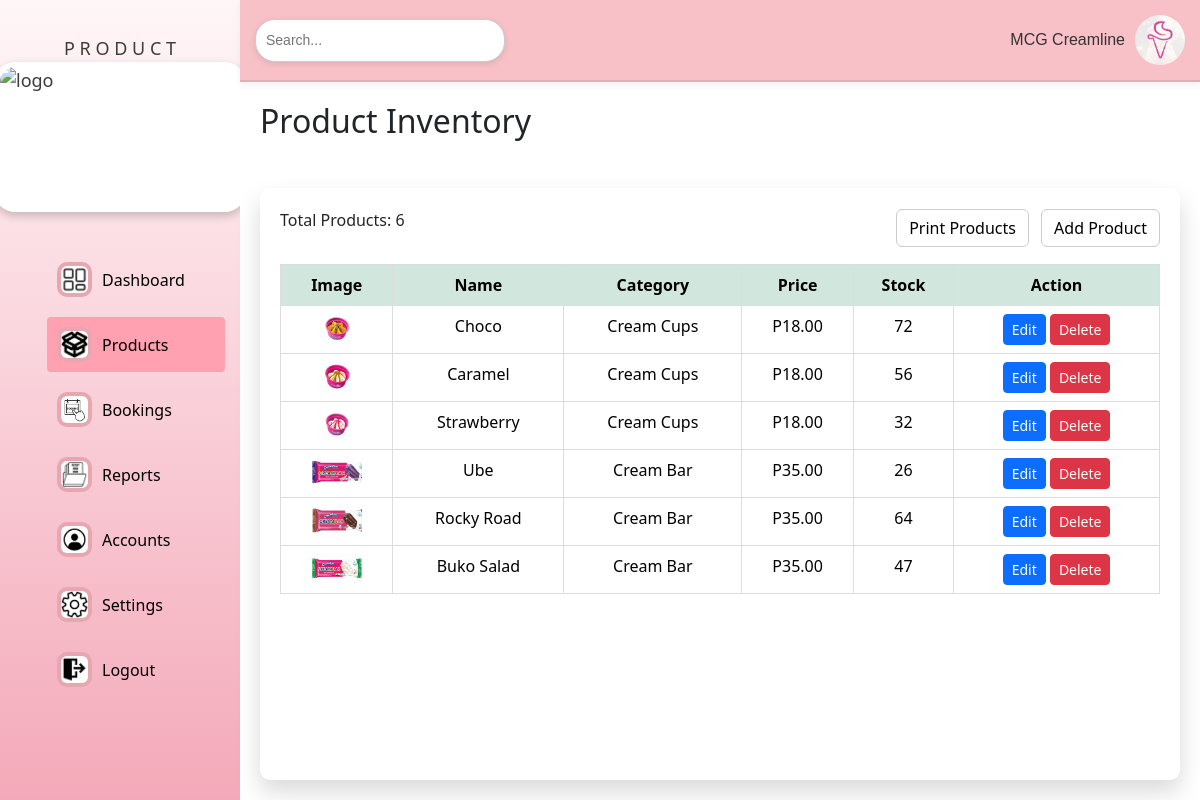
The page /Admin/products.php on the database its author committed.
### tables this page shows
CREATE TABLE `products` (
  `id` int(11) NOT NULL,
  `product_name` varchar(255) DEFAULT NULL,
  `category` varchar(255) DEFAULT NULL,
  `price` decimal(10,2) DEFAULT NULL,
  `stock` int(11) DEFAULT NULL,
  `image` varchar(255) DEFAULT NULL
);

### Admin/products.php (the view, shortened to what this page needs)
<?php
require '../includes/db.php';
$editMode=false; $editData=['id'=>0,'product_name'=>'','category'=>'','price'=>0,'stock'=>0,'image'=>''];
?>
<!DOCTYPE html>
<html>
    <head>
            <link rel="stylesheet" href="styles/style.css">
            <link rel="stylesheet" href="../bootstrap/css/bootstrap.min.css">
            <link href="https://cdn.jsdelivr.net/npm/bootstrap@5.3.3/dist/css/bootstrap.min.css" rel ="stylesheet">
    </head>
    <body>
        <div class="dashboard">
            <div class="sidebar">
                <div class="heads"> P R O D U C T
                <img src="../images/wp.png" alt="logo">
            </div>
          <div class="sidebar2">
            <ul class="menu">
                <li>
                    <a href="index.php">
                        <img src="../images/dashboard.png" alt="dashboard">
                        <span style="padding-left: 10px;">Dashboard</span>
                    </a>
                </li>
                <li>
                    <a href="products.php" class="active">
                        <img src="../images/product.png" alt="products">
                        <span style="padding-left: 10px;">Products</span>
                    </a>
                </li>
                <li>
                    <a href="booking_table.php">
                        <img src="../images/book.jpg" alt="bookings">
                        <span style="padding-left: 10px;">Bookings</span>
                    </a>
                </li>
                <li>
                    <a href="reports.php">
                        <img src="../images/report.png" alt="reports">
                        <span style="padding-left: 10px;">Reports</span>
                    </a>
                </li>
                <li>
                    <a href="account.php">
                        <img src="../images/account.png" alt="accounts">
                        <span style="padding-left: 10px;">Accounts</span>
                    </a>
                </li>
                <li>
                    <a href="settings.php">
                        <img src="../images/settings.png" alt="settings">
                        <span style="padding-left: 10px;">Settings</span>
                    </a>
                </li>
                <li>
                    <a href="#" onclick="confirmLogout()">
                        <img src="../images/logout.png" alt="logout">
                        <span style="padding-left: 10px;">Logout</span>
                    </a>
                </li>
            </ul>  </div>
                </div>
            <div class="main-content">
                <div class="topbar">
                    <div class="search">
                        <input type="text" placeholder="Search...">
                    </div>
                    <div class="user-profile">
                        <span>MCG Creamline</span>
                        <img src="../images/ice.png" alt="User">
                    </div>
                </div>
                <h2 style="padding: 20px;" >Product Inventory</h2>
<div class="inventory-container">
  <div class="d-flex justify-content-between align-items-center mb-2">
    <div><?php $cnt=$pdo->query("SELECT COUNT(*) FROM products")->fetchColumn();?><p>Total Products: <span><?= $cnt ?></span></p></div>
    <div>
      <form method="POST" style="display:inline;">
        <button type="submit" name="print_products" class="btn btn-secondary me-2">Print Products</button>
      </form>
      <?php if($editMode): ?><a href="products.php" class="btn btn-primary">Back to Add</a>
      <?php else: ?><button id="showAddBtn" class="btn btn-primary">Add Product</button><?php endif; ?>
    </div>
  </div>
  <div id="printable">
    <table class="table mt-3">
        <thead class="table-success">
            <tr>
                <th>Image</th>
                <th>Name</th>
                <th>Category</th>
                <th>Price</th>
                <th>Stock</th>
                <th>Action</th>
            </tr>
        </thead>
        <tbody>
    <?php foreach($pdo->query("SELECT * FROM products ORDER BY id DESC") as $p){ echo "<tr>".
      "<td><img src='{$p['image']}' width='50'></td>".
      "<td>{$p['product_name']}</td>".
      "<td>{$p['category']}</td>".
      "<td>P".number_format($p['price'],2)."</td>".
      "<td>{$p['stock']}</td>".
      "<td><a href='?edit={$p['id']}' class='btn btn-sm btn-primary'>Edit</a> " .
          "<a href='?delete={$p['id']}' class='btn btn-sm btn-danger' onclick=\"return confirm('Delete?');\">Delete</a></td>".
      "</tr>";} ?>
  </tbody></table></div>
</div></div></div>
</body></html>

### Admin/styles/style.css (style rules this page uses)
* { margin: 0; padding: 0; box-sizing: border-box; }
body { background-color: #ffffff; font-family: Cambria, Cochin, Georgia, Times, 'Times New Roman', serif; }
.dashboard { display: flex; height: 100vh; }
.sidebar { width: 20%; padding: 15px; background: linear-gradient(rgba(255, 245, 247, 0.9), rgba(236, 112, 138, 0.6)); color: #3c3c3c; }
.sidebar .heads { display: flex; flex-direction: column; align-items: center; justify-content: center; padding: 20px; font-size: 18px; }
.sidebar .heads img { width: 250px; height: 150px; margin-bottom: 20px; padding: 5px; background-color: #fff; border-radius: 20px; box-shadow: 0 4px 10px rgba(0, 0, 0, 0.2); transition: all 0.3s ease; }
.sidebar .menu { list-style: none; }
.sidebar .menu li { margin-bottom: 10px; }
.sidebar .menu li a { color: black; text-decoration: none; display: flex; align-items: center; padding: 10px; border-radius: 4px; }
.sidebar .menu li a img { width: 35px; height: 35px; padding: 4px; background-color: rgb(231, 167, 177); border-radius: 10px; }
.sidebar .menu li a.active { background-color: rgb(255, 161, 177); }
.topbar { display: flex; justify-content: space-between; align-items: center; padding: 15px; background-color: #f8c1c8; font-family: 'Verdana', Geneva, Tahoma, sans-serif; font-size: 16px; color: #333; border-bottom: 2px solid #e0aeb4; box-shadow: 0 4px 8px rgba(0, 0, 0, 0.05); transition: background-color 0.3s ease-in-out; }
.topbar .search input { padding: 10px; border: 1px solid #cccccc; border-radius: 20px; background-color: #fff; font-size: 14px; width: 250px; box-shadow: 0 2px 6px rgba(0, 0, 0, 0.1); transition: width 0.3s ease-in-out; }
.topbar .user-profile { display: flex; align-items: center; }
.topbar .user-profile img { margin-left: 10px; border-radius: 25px; width: 50px; height: 50px; }
.main-content { display: flex; flex-direction: column; flex: 1; background-color: #ffffff; }
.inventory-container, .report-container { background-color: white; padding: 20px; margin: 20px; border-radius: 10px; height: 100vh; box-shadow: 0 12px 24px rgba(0, 0, 0, 0.15); overflow-y: auto; text-align: center; transition: transform 0.3s ease, box-shadow 0.3s ease; }
table { width: 100%; border-collapse: collapse; text-align: center; margin: 0 auto; }
table th, table td { padding: 12px; border: 1px solid #ddd; }
table th { background-color: #4CAF50; color: white; }
body.light-mode input, body.light-mode select, body.light-mode button { background-color: #fff; color: #000; border: 1px solid #ccc; }

### rows shown on the page
products: image (picture), product_name "Choco", category "Cream Cups", price "18.00", stock "72"
products: image (picture), product_name "Caramel", category "Cream Cups", price "18.00", stock "56"
products: image (picture), product_name "Strawberry", category "Cream Cups", price "18.00", stock "32"
products: image (picture), product_name "Ube", category "Cream Bar", price "35.00", stock "26"
products: image (picture), product_name "Rocky Road", category "Cream Bar", price "35.00", stock "64"
products: image (picture), product_name "Buko Salad", category "Cream Bar", price "35.00", stock "47"

### other values the page prints
$cnt "6"
